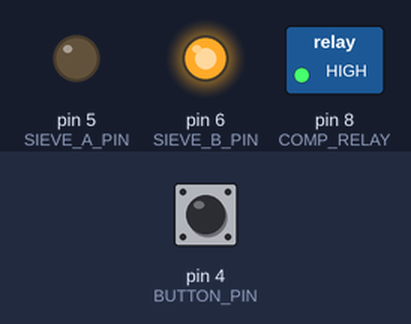
This sketch was run on a simulated Arduino Uno, built with avr-gcc and run on an emulated ATmega328P. Shown: switched loads named in the sketch (green lamp = pin HIGH), output pins drawn as LEDs (lit = HIGH). The inputs (shaded band) are chosen by the test bench; at power-on: pin 4 (BUTTON_PIN) LOW. What the sketch prints to the serial monitor is not drawn.

Above: at 1.2 s.
1.3 s: pin 4 (BUTTON_PIN) pulled HIGH for 0.15 s
At 2.7 s:
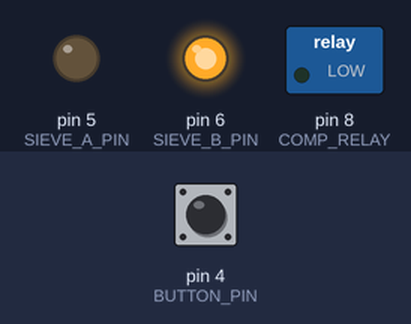
4.4 s: pin 4 (BUTTON_PIN) pulled HIGH for 1 s
At 7.7 s:
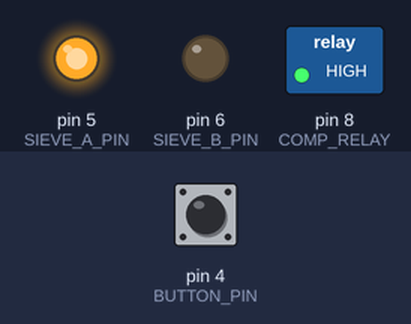
8.4 s: pin 4 (BUTTON_PIN) pulled HIGH for 0.15 s
At 9.2 s:
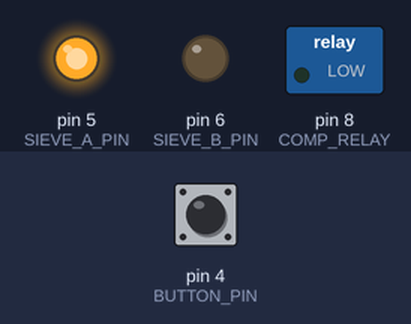
11.5 s: pin 4 (BUTTON_PIN) pulled HIGH for 3.2 s
At 13.1 s:
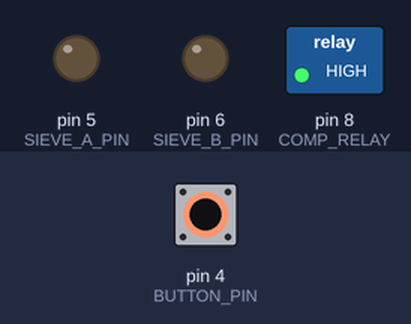
16.2 s: pin 4 (BUTTON_PIN) pulled HIGH for 0.15 s
At 19.3 s:
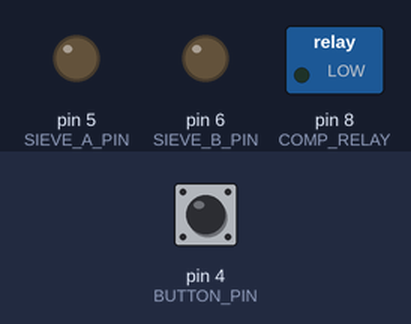
Timing chart, 0 to 20.3 s (numbered marks = the images above; inputs shaded):
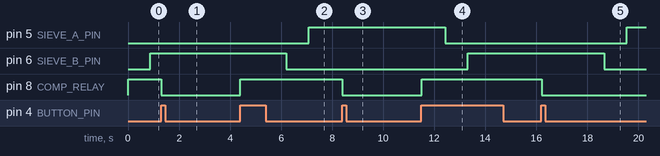

Measured:
- after the input at 1.3 s, pin 8 (COMP_RELAY): HIGH → LOW at once
- after the input at 4.4 s, pin 8 (COMP_RELAY): LOW → HIGH at once
- after the input at 8.4 s, pin 8 (COMP_RELAY): HIGH → LOW at once
- after the input at 11.5 s, pin 8 (COMP_RELAY): LOW → HIGH at once
- after the input at 16.2 s, pin 8 (COMP_RELAY): HIGH → LOW at once

The sketch:

RELAY_TEST.ino
```cpp
/* SCHEMATIC****************
   Relay pins:
   SIEVE A- D5
   SIEVE B- D6
   RELAY 3- D7 //NOT CONNECTED
   RELAY 4- D8 //For the compressor relay
   BUTTON - D4 //To turn on/off the compressor
   DHT    - D2
   Buzzer - D3

   RGB LED- D9: RED, D10: GREEN, D11: BLUE
   OLED   - DIN(SDA): A4, SCL: A5
*/

#define SIEVE_A_PIN 5               //SIEVE A PIN
#define SIEVE_B_PIN 6               //SIEVE B PIN
#define COMP_RELAY 8                //COMP RELAY
#define BUTTON_PIN 4                //BUTTON PIN FOR CONTACTOR RELAY

unsigned long prevCycleTime = millis();
int           prevCycle = 4;
unsigned long waitTime = 0;

bool state = HIGH;           // the current state of the output pin
int reading;                 // the current reading from the input pin
bool previous = LOW;
unsigned long Time = 0;      // the last time the output pin was toggled
const int debounce = 200;


//Set delay timing here
//**************************************************************************
int CYCLE_TIME = 7000;
int FLUSH_TIME = 850;
int PRODUCTION_TIME = CYCLE_TIME - 2 * FLUSH_TIME;


//**************************************************************************
void setup() {
  Serial.begin(9600);       //serial communication for debugging
  Serial.println("Starting the machine");

  // SET PIN MODE FOR PINS IN PROGRAM
  //**************************************************************************
  pinMode(SIEVE_A_PIN, OUTPUT);
  pinMode(SIEVE_B_PIN, OUTPUT);

  pinMode(BUTTON_PIN, INPUT);
  pinMode(COMP_RELAY, OUTPUT);

  //Set initial states here
  //**************************************************************************
  //set SIEVE pins to LOW(turn off the relays)
  digitalWrite(SIEVE_A_PIN, HIGH);
  digitalWrite(SIEVE_B_PIN, HIGH);
}

void loop() {
  RUN_CYCLE();         //activate the sieves
  COMP_SWITCH();
}

void RUN_CYCLE() {
  //CYCLE 1
  //*****************************************************
  if ((millis() - prevCycleTime >= waitTime) && (prevCycle == 4)) {
    Serial.println("Cycle 1");
    digitalWrite(SIEVE_A_PIN, LOW);
    digitalWrite(SIEVE_B_PIN, LOW);
    Serial.println("SEIVE A: ON, SEIVE B: ON");
    prevCycleTime = millis();
    prevCycle = 1;
    waitTime = FLUSH_TIME;
  }

  //CYCLE2
  //****************************************************
  if ((millis() - prevCycleTime >= waitTime) && (prevCycle == 1)) {
    Serial.println("Cycle 2");
    digitalWrite(SIEVE_B_PIN, HIGH);
    Serial.println("SEIVE A: ON, SEIVE B: OFF");
    prevCycleTime = millis();
    prevCycle = 2;
    waitTime = PRODUCTION_TIME;
  }

  //CYCLE 3
  //****************************************************
  if ((millis() - prevCycleTime >= waitTime) && (prevCycle == 2)) {
    Serial.println("Cycle 3");
    digitalWrite(SIEVE_B_PIN, LOW);
    Serial.println("SEIVE A: ON, SEIVER B: ON");
    prevCycleTime = millis();
    prevCycle = 3;
    waitTime = FLUSH_TIME;
  }

  //CYCLE 4
  //***************************************************
  if ((millis() - prevCycleTime >= waitTime) && (prevCycle == 3)) {
    Serial.println("Cycle 4");
    digitalWrite(SIEVE_A_PIN, HIGH);
    Serial.println("SEIVE A: OFF, SEIVE B: ON");
    prevCycleTime = millis();
    prevCycle = 4;
    waitTime = PRODUCTION_TIME;
  }
}

//CONTROL THE COMPRESSOR RELAY FROM COMPRESSOR SWITCH
//**************************************************************************
void COMP_SWITCH() {
  reading = digitalRead(BUTTON_PIN);
  Serial.println(reading);
  if (reading == HIGH && previous == LOW && millis() - Time > debounce) {
    if (state == HIGH) {
      state = LOW;
    }
    else {
      state = HIGH;
    }
    Time = millis();
  }

  digitalWrite(COMP_RELAY, state);
  previous = reading;
}
```
